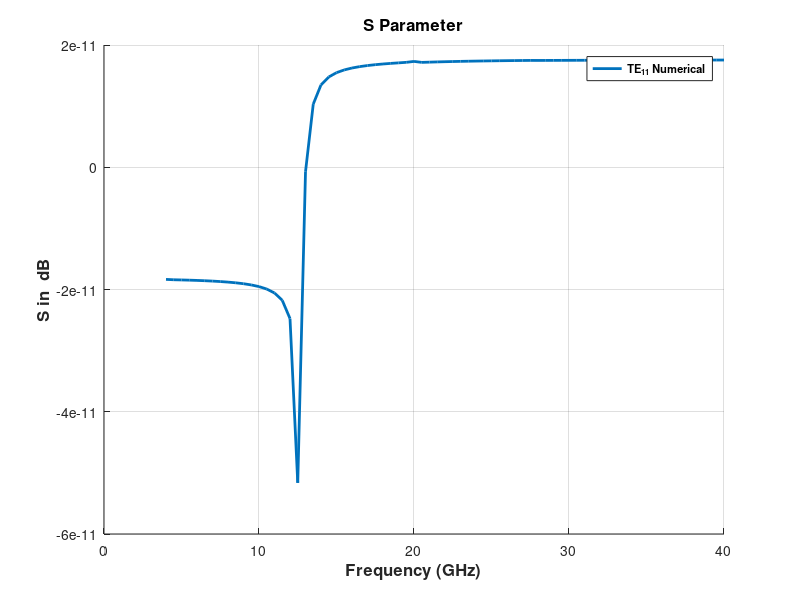

Source code (MATLAB):
close all;
% c_ = load('TE_TE_Spr.mat');
c_a = load('TE_TE_Spr_analytical.mat');
% c_a = load('TE_TE_S22.mat');
%GSM_ = c_.Spr;
GSM_a = c_a.Spr;

% F = 1e9:1e9:100e9;
% F = 4e9:0.5e9:30e9;
F = 4e9:0.5e9:40e9;

% F = 21e9:0.5e9:40e9;

figure
for i = 2:2


hold on;
% plot(F * 1e-9, db(GSM_(:, i, i))/10, 'LineWidth', 1); grid on;
hold on;
plot(F * 1e-9, (GSM_a(:, i, i)), 'LineWidth', 2); grid on;

xlabel('Frequency (GHz)', 'FontSize', 12, 'FontWeight', 'bold');
ylabel('S in  dB', 'FontSize', 12, 'FontWeight', 'bold');
title(['S Parameter'], 'FontSize', 12, 'FontWeight', 'bold');



end


legend({'TE_{11} Numerical', 'TE_{11} Analytical', 'TM_{12} Numerical', 'TM_{12} Analytical', ...
    'TM_{13} Numerical', 'TM_{13} Analytical',}, 'FontSize', 8, 'FontWeight', 'bold', 'location', 'northeast');
% xlim([4 30]);

% print('S_pr_TM', '-depsc');